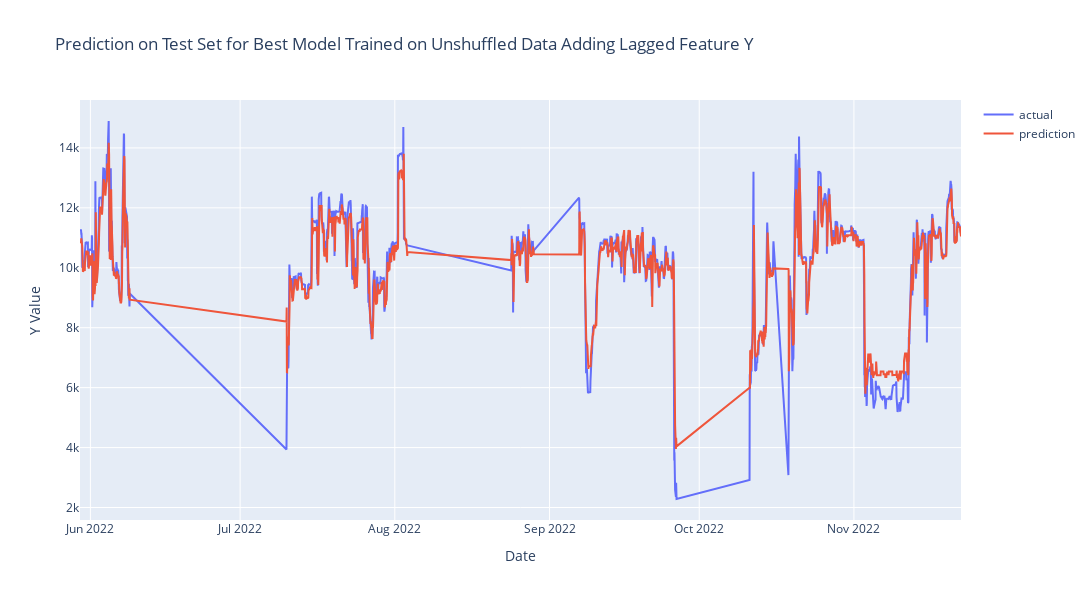

The cell this chart's notebook holds for it:
### Code cell
fig = go.Figure()
fig.add_trace(go.Scatter(x=X_test.index, y=y_test, mode='lines', name='actual'))
fig.add_trace(go.Scatter(x=X_test.index, y=y_test_pred, mode='lines', name='prediction'))
fig.update_layout(title='Prediction on Test Set for Best Model Trained on Unshuffled Data Adding Lagged Feature Y',
                xaxis_title='Date',
                yaxis_title='Y Value',
                width=1200,
                height=600)
# fig.write_html(cfg.shuffle_or_not.v2.unshuffle.test_plot)
fig.show()

### Figure 1 — Plotly figure (JSON) as saved in the notebook; plotly's stock layout.template omitted (floating-point values rounded to 4 significant figures; data arrays with more than 128 entries replaced by an {"elided": "..."} marker saying what was removed)
{"data": [{"mode": "lines", "name": "actual", "type": "scatter", "x": {"elided": "2343 str values"}, "y": {"elided": "2343 float values"}}, {"mode": "lines", "name": "prediction", "type": "scatter", "x": {"elided": "2343 str values"}, "y": {"elided": "2343 float values"}}], "layout": {"height": 600, "title": {"text": "Prediction on Test Set for Best Model Trained on Unshuffled Data Adding Lagged Feature Y"}, "width": 1200, "xaxis": {"title": {"text": "Date"}}, "yaxis": {"title": {"text": "Y Value"}}}}
